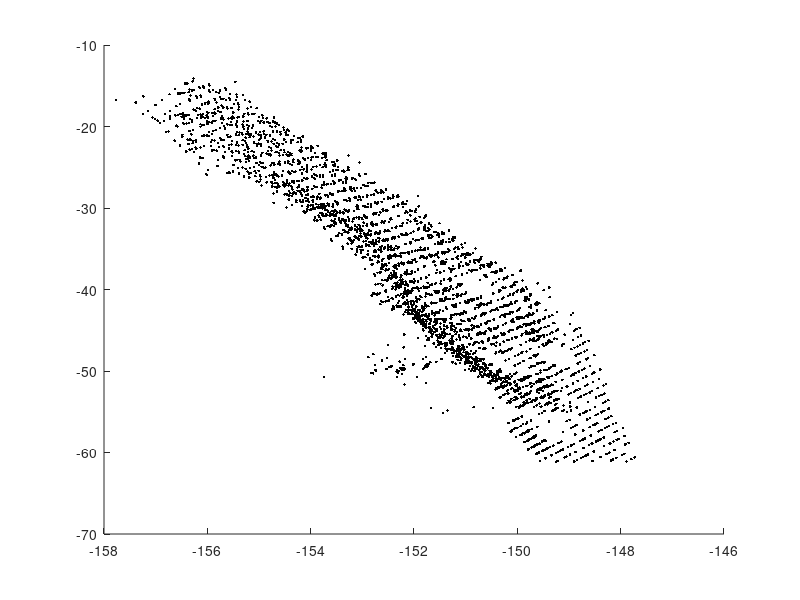

Write the MATLAB code that produced this figure. (Note: this script raises an error after producing the figure.)
%% Load the training data
clear
clc
box = load('cloud.mat');
load('R.mat');

%% Uncomment to load the test file
%box = load('assignment_1_test.mat');
%box = box.pcl_test;
% global model planelist planenorm 
xyz_cutting = [0.25,0.25,0.25];
% display the points as a point cloud and as an image
model = zeros(4,3);
linePoint=zeros(3,1);
planenorm = zeros(3,3);
modelNum = 0;
point_pre=[];
point_fuse = [];
rgb_fuse = [];
corner1 = [];
corner2 = [];
s=[];

% display the points as a point cloud and as an image
model = zeros(4,3);
linePoint=zeros(3,1);
planenorm = zeros(3,3);

list = [31,30,28,27,24,22,21,18,15,12,9];
Rot=[R3031;R2830;R2728;R2427;R1518;R1215];
Tran=[T3031;T2830;T2728;T2427;T1518;T1215]*200.0;
previous_frame = 0;
point1 = box.cloud31;
point2 = box.cloud30;
point3 = box.cloud28;
point4 = box.cloud27;
point5 = box.cloud18;
point6 = box.cloud15;
point7 = box.cloud6;
list = {point1,point2,point3,point4,point5,point6,point7};
for frameNum = 1:4
    point = [list{frameNum}; point_fuse];
    [k,d]=size(point);
    rgb=zeros(k,d);
    %% fit plane
    figure(1778365)
    clf
    hold on
%     [k,d]=size(point_fuse);    
%     rgb=[rgb;zeros(k,d)];
    remaining = point;
%     remaining=[remaining;point_fuse];
    plot3(remaining(:,1),remaining(:,2),remaining(:,3),'k.')
    [NPts,W] = size(remaining);
    planelist = zeros(20,4);
    
%     find surface patches
%     here just get 4 first planes with more than 1000 data points 
%     Use normarlised rgb
    rgb_remaining = uint8((double(rgb)./sum(rgb,2)) * 255);
    planeNum = 0;
    planepointList = {};
    rgbpointList = {};
    while length(remaining) > 200
        % select a random small surface patch
        [oldlist, oldrgblist, plane] = select_patch(remaining, rgb_remaining,160);
        if(isempty(plane))
            break;
        end       
        planeNum = planeNum + 1;
        
        stillgrowing = 1;        
        while stillgrowing
            % find neighbouring points that lie in plane
            stillgrowing = 0;
            [newlist,rgb_list, remaining, rgb_remaining] = getallpoints(...
                plane,oldlist, oldrgblist,remaining,rgb_remaining, NPts);
            [NewL,W] = size(newlist);
            [OldL,W] = size(oldlist);
            figure(1778365)
            if planeNum == 1
                plot3(newlist(:,1),newlist(:,2),newlist(:,3),'r.')
                save1=newlist;
                rgbpointList{1}=rgb_list;
            elseif planeNum==2
                plot3(newlist(:,1),newlist(:,2),newlist(:,3),'b.')
                planepointList{2}=newlist;
                rgbpointList{2}=rgb_list;
            elseif planeNum == 3
                plot3(newlist(:,1),newlist(:,2),newlist(:,3),'g.')
                planepointList{3}=newlist;
                rgbpointList{3}=rgb_list;
            else
                plot3(newlist(:,1),newlist(:,2),newlist(:,3),'m.')
                planepointList{4}=newlist;
                rgbpointList{4}=rgb_list;
            end
            pause(2)
                
            if NewL > OldL + 50
                % refit plane
                [newplane,fit] = fitplane(newlist);
                [newplane',fit,NewL];
                planelist(planeNum,:) = newplane';
                if fit > 0.2*NewL     % bad fit - stop growing
                    break
                end
                stillgrowing = 1;
                oldlist = newlist;
                oldrgblist = rgb_list;
                plane = newplane;
            end
        end
        % delete the surface with less than 100 points
        if length(newlist) < 1000
            plot3(newlist(:,1),newlist(:,2),newlist(:,3),'k.')
            planelist(planeNum,:) = [];
            planeNum = planeNum - 1;        
        end
        pause(1)        
        ['**************** Segmentation Completed']     
    end
    
        % calculate mse
        q=planelist(1,:)/norm(planelist(1,1:3));
        xyz_new=zeros(length(save1),4);
        xyz_new(:,1:3)=save1;
        e=xyz_new*q';
        RMS=sqrt(mean(power(e,2)));
        s=[s,RMS];

    previous_frame = frameNum;
    point_fuse=[point_fuse; point];
    point_fuse = point_fuse*Rot(frameNum*3-2:frameNum*3,:)+Tran(frameNum,:);
    figure(110)
    plot3(point_fuse(:,1),point_fuse(:,2),point_fuse(:,3),'r.')
%     pause
end

    point_fuse = point_fuse*R2224 + T2224;
    point_fuse = point_fuse*R2122 + T2122;
    point_fuse = point_fuse*R1821 + T1821;
    figure(110)
    plot3(point_fuse(:,1),point_fuse(:,2),point_fuse(:,3),'r.')
    
for frameNum = 5:6
    point = list{frameNum};
    [k,d]=size(point);
    rgb=zeros(k,d);
    %% fit plane
    figure(1778365)
    clf
    hold on
%     [k,d]=size(point_fuse);    
%     rgb=[rgb;zeros(k,d)];
    remaining = point;
%     remaining=[remaining;point_fuse];
    plot3(remaining(:,1),remaining(:,2),remaining(:,3),'k.')
    [NPts,W] = size(remaining);
    planelist = zeros(20,4);
    
%     find surface patches
%     here just get 4 first planes with more than 1000 data points 
%     Use normarlised rgb
    rgb_remaining = uint8((double(rgb)./sum(rgb,2)) * 255);
    planeNum = 0;
    planepointList = {};
    rgbpointList = {};
    while length(remaining) > 200
        % select a random small surface patch
        [oldlist, oldrgblist, plane] = select_patch(remaining, rgb_remaining,160);
        if(isempty(plane))
            break;
        end       
        planeNum = planeNum + 1;
        
        stillgrowing = 1;        
        while stillgrowing
            % find neighbouring points that lie in plane
            stillgrowing = 0;
            [newlist,rgb_list, remaining, rgb_remaining] = getallpoints(...
                plane,oldlist, oldrgblist,remaining,rgb_remaining, NPts);
            [NewL,W] = size(newlist);
            [OldL,W] = size(oldlist);
            figure(1778365)
            if planeNum == 1
                plot3(newlist(:,1),newlist(:,2),newlist(:,3),'r.')
                save1=newlist;
                rgbpointList{1}=rgb_list;
            elseif planeNum==2
                plot3(newlist(:,1),newlist(:,2),newlist(:,3),'b.')
                planepointList{2}=newlist;
                rgbpointList{2}=rgb_list;
            elseif planeNum == 3
                plot3(newlist(:,1),newlist(:,2),newlist(:,3),'g.')
                planepointList{3}=newlist;
                rgbpointList{3}=rgb_list;
            else
                plot3(newlist(:,1),newlist(:,2),newlist(:,3),'m.')
                planepointList{4}=newlist;
                rgbpointList{4}=rgb_list;
            end
            pause(2)
                
            if NewL > OldL + 50
                % refit plane
                [newplane,fit] = fitplane(newlist);
                [newplane',fit,NewL];
                planelist(planeNum,:) = newplane';
                if fit > 0.2*NewL     % bad fit - stop growing
                    break
                end
                stillgrowing = 1;
                oldlist = newlist;
                oldrgblist = rgb_list;
                plane = newplane;
            end
        end
        % delete the surface with less than 100 points
        if length(newlist) < 1000
            plot3(newlist(:,1),newlist(:,2),newlist(:,3),'k.')
            planelist(planeNum,:) = [];
            planeNum = planeNum - 1;        
        end
        pause(1)        
        ['**************** Segmentation Completed']     
    end
    
        % calculate mse
        q=planelist(1,:)/norm(planelist(1,1:3));
        xyz_new=zeros(length(save1),4);
        xyz_new(:,1:3)=save1;
        e=xyz_new*q';
        RMS=sqrt(mean(power(e,2)));
        s=[s,RMS];

    previous_frame = frameNum;
    point_fuse=[point_fuse; point];
    point_fuse = point_fuse*Rot(frameNum*3-2:frameNum*3,:)+Tran(frameNum,:);
    figure(110)
    plot3(point_fuse(:,1),point_fuse(:,2),point_fuse(:,3),'r.')
%     pause
end
point_fuse = point_fuse*R2224 + T2224;
point_fuse = point_fuse*R2122 + T2122;
point_fuse = point_fuse*R1821 + T1821;
figure(110)
plot3(point_fuse(:,1),point_fuse(:,2),point_fuse(:,3),'r.')
    
% ;R912;R69;
